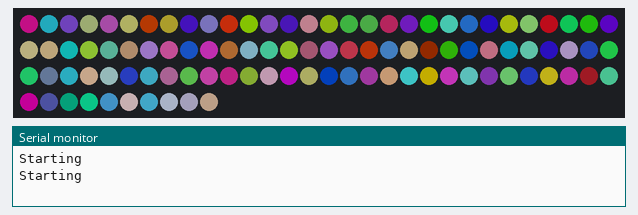
Simulated run of this sketch. Board: Arduino Uno, built with avr-gcc and run on an emulated ATmega328P. Shown: 100 RGB LEDs in strip order, left to right, continuing on the next row, the last lines printed to the serial monitor. Dim RGB values are drawn brighter than linear; the strip is taken to match the declared colour order; random numbers use the default seed unless the sketch sets one.

Above: at 1.1 s.
At 5.2 s:
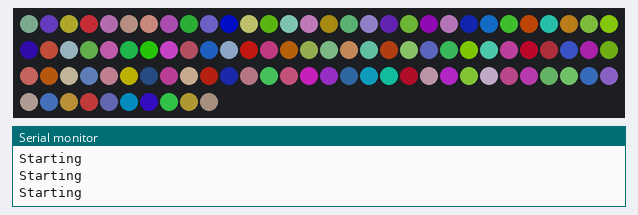
At 11.4 s:
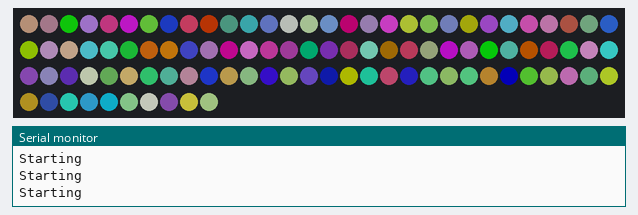
At 18.7 s:
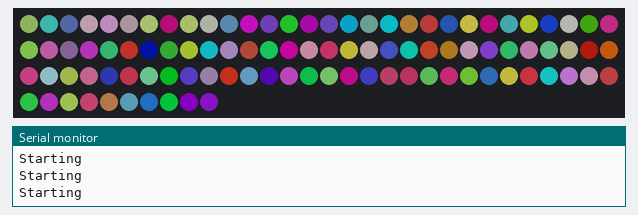
At 30.0 s:
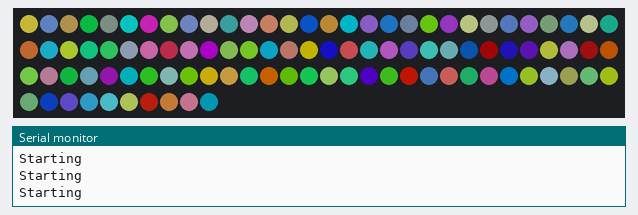
At 38.3 s:
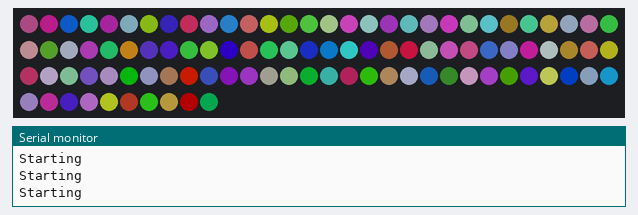

The sketch:

led_test.ino
```cpp
#include <Adafruit_NeoPixel.h>

const uint8_t LED_PIN = 2;
const uint16_t num_pixels = 100;

const int brightness = 100;
const int variability = 30;
const int del = 1000; // Zero for no delay
const bool individual_delay = false;

// orange, purple, green, blue
int red_s[] =   {255, 255, 75,  45,  75};
int green_s[] = {85,  85,  15,  200, 125};
int blue_s[] =  {15,  15,  250, 15,  250};

Adafruit_NeoPixel strip = Adafruit_NeoPixel(num_pixels, LED_PIN, NEO_RGB + NEO_KHZ800);

void setup()
{
  // put your setup code here, to run once:
  strip.begin();
  strip.setBrightness(brightness);
  strip.clear();
  Serial.begin(115200);
}

void loop()
{
  Serial.println("Starting");
  int red, green, blue;
  int num;

  for (int i = 0; i < num_pixels; i++)
  {
//    num = random(4);
//    red = min(max(red_s[num], 0), 255);
//    green = min(max(green_s[num], 0), 255);
//    blue = min(max(blue_s[num], 0), 255);
    red = random(255);
    green = random(255);
    blue = random(255);

    strip.setPixelColor(i, strip.Color(red, green, blue));

    if (individual_delay)
    {
      if (delay > 0)
        delay(del);
      strip.show();
    }
  }

  if (!(individual_delay))
  {
    if (delay > 0)
        delay(del);
    strip.show();
  }
}
```

Measured:
- what the display in image 0 shows lasts 1.1 s, from 1.0 s to 2.1 s
